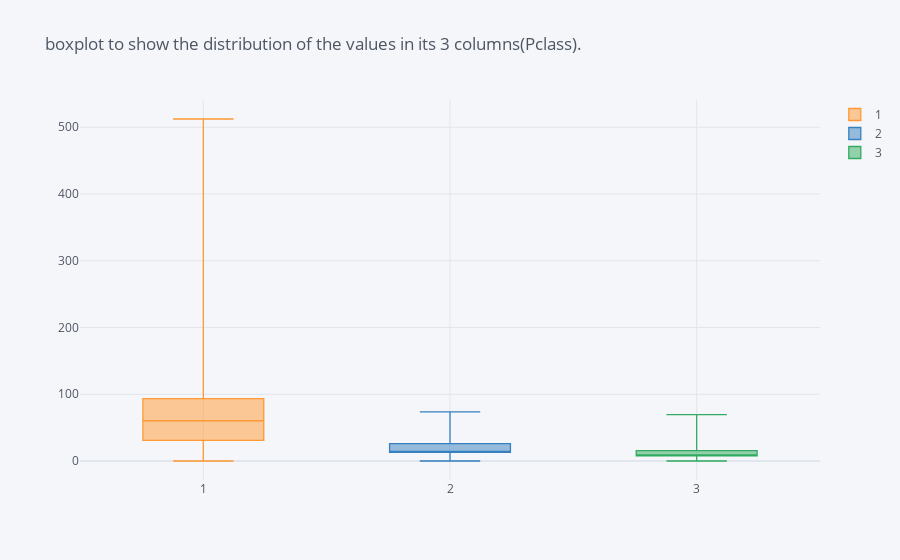

The notebook cell this image was saved under:
### Code cell
table.iplot(kind = 'box', title  ='boxplot to show the distribution of the values in its 3 columns(Pclass).')

### Figure 1 — Plotly figure (JSON) as saved in the notebook; plotly's stock layout.template omitted (floating-point values rounded to 4 significant figures; data arrays with more than 128 entries replaced by an {"elided": "..."} marker saying what was removed)
{"data": [{"boxpoints": false, "line": {"width": 1.3}, "marker": {"color": "rgba(255, 153, 51, 1.0)"}, "name": "1", "orientation": "v", "type": "box", "y": {"elided": "891 float values"}}, {"boxpoints": false, "line": {"width": 1.3}, "marker": {"color": "rgba(55, 128, 191, 1.0)"}, "name": "2", "orientation": "v", "type": "box", "y": {"elided": "891 float values"}}, {"boxpoints": false, "line": {"width": 1.3}, "marker": {"color": "rgba(50, 171, 96, 1.0)"}, "name": "3", "orientation": "v", "type": "box", "y": {"elided": "891 float values"}}], "layout": {"legend": {"bgcolor": "#F5F6F9", "font": {"color": "#4D5663"}}, "paper_bgcolor": "#F5F6F9", "plot_bgcolor": "#F5F6F9", "title": {"font": {"color": "#4D5663"}, "text": "boxplot to show the distribution of the values in its 3 columns(Pclass)."}, "xaxis": {"gridcolor": "#E1E5ED", "showgrid": true, "tickfont": {"color": "#4D5663"}, "title": {"font": {"color": "#4D5663"}, "text": ""}, "zerolinecolor": "#E1E5ED"}, "yaxis": {"gridcolor": "#E1E5ED", "showgrid": true, "tickfont": {"color": "#4D5663"}, "title": {"font": {"color": "#4D5663"}, "text": ""}, "zerolinecolor": "#E1E5ED"}}}
